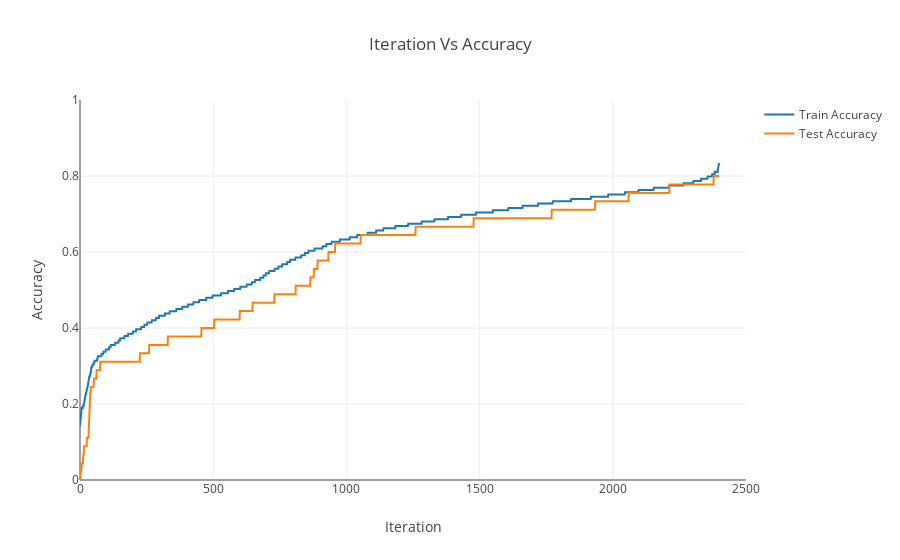

Source (notebook cell):
### Code cell
train_acc_red=np.array(history.history['acc'])
test_acc_red=np.array(history.history['val_acc'])
trace1=go.Scatter(y=np.sort(train_acc_red),name='Train Accuracy')
trace2=go.Scatter(y=np.sort(test_acc_red),name='Test Accuracy')
layout=go.Layout(title='Iteration Vs Accuracy',xaxis=dict(range=[0,2500],title='Iteration'),yaxis=dict(range=[0,1],title='Accuracy'))
data=[trace1,trace2]
fig=go.Figure(data=data,layout=layout)
iplot(fig)

### Figure 1 — Plotly figure (JSON) as saved in the notebook; plotly's stock layout.template omitted (floating-point values rounded to 4 significant figures; data arrays with more than 128 entries replaced by an {"elided": "..."} marker saying what was removed)
{"data": [{"name": "Train Accuracy", "type": "scatter", "uid": "4492a9a6-8c23-4d5c-a720-645f4dc92ecc", "y": {"elided": "2400 float values"}}, {"name": "Test Accuracy", "type": "scatter", "uid": "19687bf7-aea7-4c2d-9de5-4614fd983b39", "y": {"elided": "2400 float values"}}], "layout": {"title": {"text": "Iteration Vs Accuracy"}, "xaxis": {"range": [0, 2500], "title": {"text": "Iteration"}}, "yaxis": {"range": [0, 1], "title": {"text": "Accuracy"}}}}
